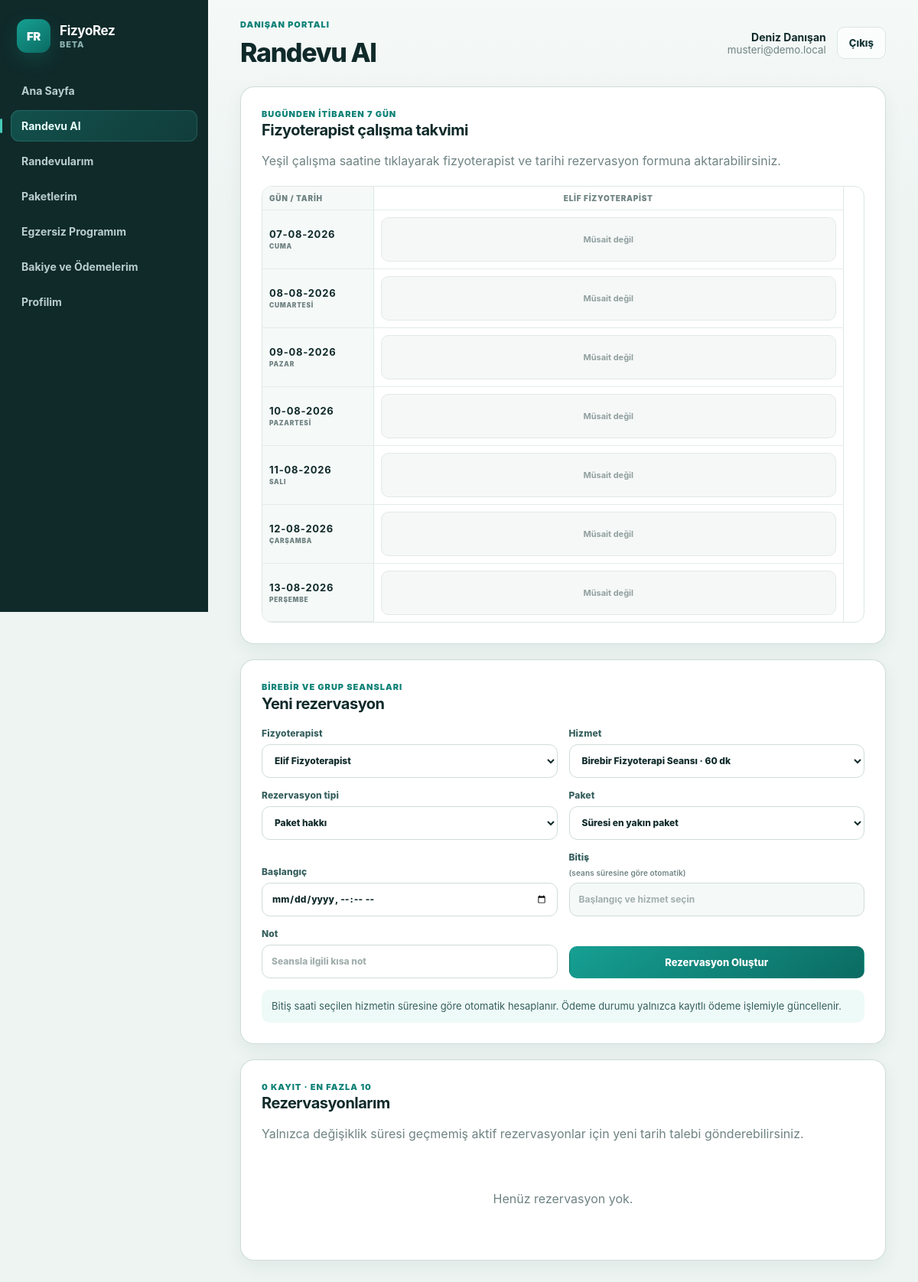
Page /customer/book (signed in) on the committed database.
### tables this page shows
CREATE TABLE IF NOT EXISTS users (
    id INT UNSIGNED AUTO_INCREMENT PRIMARY KEY,
    role ENUM('super_admin', 'admin', 'consultant', 'staff', 'customer') NOT NULL,
    name VARCHAR(160) NOT NULL,
    email VARCHAR(190) NOT NULL UNIQUE,
    phone VARCHAR(40) NULL,
    password_hash VARCHAR(255) NOT NULL,
    status ENUM('pending', 'active', 'suspended', 'passive') NOT NULL DEFAULT 'active',
    email_verified_at DATETIME NULL,
    privacy_consent_at DATETIME NULL,
    last_login_at DATETIME NULL,
    created_at DATETIME NOT NULL DEFAULT CURRENT_TIMESTAMP,
    updated_at DATETIME NULL ON UPDATE CURRENT_TIMESTAMP,
    INDEX idx_users_role (role),
    INDEX idx_users_status (status)
);

### app/web.php (the view, shortened to what the rows shown need)
<?php
$path = current_path();
$flash = $_SESSION['flash'] ?? null;
try {
    $user = Auth::requireWeb();
    render_page($user, $path, $flash);
} catch (Throwable $e) {
    http_response_code(500);
    render_error($e);
}
    ?>
    <?php
function render_page(array $user, string $path, ?array $flash): void
{
    $title = page_title($path);
    ?>
    <!doctype html><html lang="tr"><head><meta charset="utf-8"><meta name="viewport" content="width=device-width, initial-scale=1">
    <title><?= e($title) ?> · <?= e(config('app.name')) ?></title><link rel="stylesheet" href="<?= e(asset_url('assets/css/app.css') . '?v=5') ?>"></head><body>
    <div class="app-shell">
    <div class="main-shell"><header class="topbar"><div><p class="eyebrow"><?= e(role_label((string) $user['role'])) ?></p><h1><?= e($title) ?></h1></div><div class="user-box"><span><strong><?= e($user['name']) ?></strong><small><?= e($user['email']) ?></small></span></div></header>
    <?php render_flash($flash); ?><main class="content"><?php render_route($user, $path); ?></main></div></div>
    <script src="<?= e(asset_url('assets/js/app.js') . '?v=5') ?>"></script></body></html>
    <?php
}
function page_title(string $path): string
{
    return [
        '/admin' => 'Genel Bakış', '/admin/users' => 'Personel Yönetimi', '/admin/customers' => 'Danışanlar', '/admin/roles' => 'Rol ve Yetkiler',
        '/admin/services' => 'Hizmetler', '/admin/packages' => 'Paket ve Haklar', '/admin/reservations' => 'Rezervasyonlar',
        '/admin/availability' => 'Takvim ve Planlama', '/admin/time-off' => 'İzin ve Molalar', '/admin/payments' => 'Ödemeler ve Bakiye',
        '/admin/reports' => 'Raporlar', '/admin/settings' => 'Sistem Ayarları', '/admin/profile' => 'Profilim',
        '/admin/clinical' => 'Fizyoterapi Kayıtları', '/admin/exercises' => 'Egzersiz Programları',
        '/admin/audit' => 'İşlem Kayıtları',
        '/customer' => 'Ana Sayfa', '/customer/book' => 'Randevu Al', '/customer/reservations' => 'Randevularım',
        '/customer/packages' => 'Paketlerim', '/customer/payments' => 'Bakiye ve Ödemelerim', '/customer/profile' => 'Profilim',
        '/customer/programs' => 'Egzersiz Programım',
    ][$path] ?? 'FizyoRez';
}
function role_label(string $role): string
{
    return ['super_admin' => 'Süper Yönetici', 'admin' => 'Yönetici', 'staff' => 'Resepsiyon / Personel', 'consultant' => 'Fizyoterapist', 'customer' => 'Danışan Portalı'][$role] ?? $role;
}
function render_route(array $user, string $path): void
{
    switch ($path) {
        case '/admin/reservations': case '/customer/reservations': case '/customer/book': render_reservations($user, $path); break;
    }
}
        ?>
    <?php
function render_reservations(array $user, string $path): void
{
    $filters = $path === '/customer/book' ? ['from' => date('Y-m-d H:i:s')] : [];
    $reservations = ReservationService::list($user, $filters);
    if ($user['role'] === 'customer') $reservations = array_slice($reservations, 0, 10);
    if ($path === '/customer/book') render_booking_matrix();
    if ($path !== '/customer/reservations'): ?><section class="panel"><div class="section-heading"><div><h2>Yeni rezervasyon</h2></div></div></section><?php endif;
    render_reservation_table($user, $reservations);
}
function render_booking_matrix(): void
{
    $matrix = ScheduleService::bookingMatrix(date('Y-m-d'), date('Y-m-d', strtotime('+6 days'))); ?>
    <section class="panel booking-matrix-panel"><div class="section-heading"><div><h2>Fizyoterapist çalışma takvimi</h2></div></div>
    <?php if ($matrix['consultants']): ?><div class="booking-matrix-wrap"><table class="booking-matrix"><thead><tr><th>Gün / Tarih</th><?php foreach ($matrix['consultants'] as $consultant): ?><th><?= e($consultant['name']) ?></th><?php endforeach; ?></tr></thead><tbody>
    <?php foreach ($matrix['days'] as $day): $dayDate = new DateTimeImmutable((string) $day['work_date']); ?><tr><th><strong><?= e(date_only((string) $day['work_date'])) ?></strong><small><?= e(weekdays()[(int) $dayDate->format('N')]) ?></small></th><?php foreach ($matrix['consultants'] as $consultant): $availability = $day['consultants'][(int) $consultant['id']]; $isAvailable = (int) $availability['is_working'] === 1 && $availability['slots']; ?><td>
        <?php if ($isAvailable): ?><div class="booking-slot-list"><?php foreach ($availability['slots'] as $slot): ?><button type="button" class="booking-slot-cell" data-book-consultant="<?= e($consultant['id']) ?>" data-book-date="<?= e($day['work_date']) ?>" data-book-time="<?= e(substr((string) $slot['start_time'], 0, 5)) ?>"><strong><?= e(substr((string) $slot['start_time'], 0, 5) . '–' . substr((string) $slot['end_time'], 0, 5)) ?></strong><small>Seç</small></button><?php endforeach; ?></div>
        <?php else: ?><span class="booking-slot-cell is-closed">Müsait değil</span><?php endif; ?>
    </td><?php endforeach; ?></tr><?php endforeach; ?></tbody></table></div><?php else: ?><p class="empty">Aktif fizyoterapist bulunamadı.</p><?php endif; ?></section><?php
}
    ?>
    <?php
function render_reservation_table(array $user, array $reservations): void
{
    if ($user['role'] === 'customer') {
        render_customer_reservation_cards($user, array_slice($reservations, 0, 10));
        return;
    }
    ?>
    <?php if (!$reservations): ?><tr><td colspan="7" class="empty">Henüz rezervasyon yok.</td></tr><?php endif; ?></tbody></table></div></section><?php
}
function render_customer_reservation_cards(array $user, array $reservations): void
{
    ?><section class="panel"><div class="section-heading"><div><h2>Rezervasyonlarım</h2></div></div><div class="customer-reservation-list">
    <?php foreach ($reservations as $item): $active = in_array($item['status'], ['pending', 'confirmed'], true); $canRequestChange = ReservationService::customerCanRequestChange($item); ?><article class="customer-reservation-card"><header><div><strong><?= e(reservation_range((string) $item['starts_at'], (string) $item['ends_at'])) ?></strong><small><?= e($item['service_name']) ?> · <?= e($item['duration_minutes']) ?> dk · <?= e($item['reservation_type'] === 'single' ? 'Tek seans' : 'Paket') ?></small></div><span class="badge <?= e($item['status']) ?>"><?= e(status_label((string) $item['status'])) ?></span></header><div class="customer-reservation-meta"><span><small>Fizyoterapist</small><strong><?= e($item['consultant_name']) ?></strong></span><span><small>Ödeme</small><span class="badge <?= e($item['payment_status']) ?>"><?= e(payment_label((string) $item['payment_status'])) ?></span></span></div>
        <?php if (!empty($item['pending_change_id'])): ?><div class="change-request-pending"><strong>Değişiklik onayı bekleniyor</strong><span>İstenen saat: <?= e(reservation_range_from_duration((string) $item['pending_requested_starts_at'], (int) $item['duration_minutes'])) ?></span></div><?php endif; ?>
        <?php if ($active): ?><div class="customer-reservation-actions"><form method="post"><?= csrf_field() ?><input type="hidden" name="action" value="cancel_reservation"><input type="hidden" name="reservation_id" value="<?= e($item['id']) ?>"><button class="btn btn-small btn-danger" data-confirm="Bu rezervasyon iptal edilsin mi?">İptal</button></form><?php if ($canRequestChange): ?><details><summary class="btn btn-small">Tarih Değişikliği İste</summary><form method="post" class="customer-change-form" data-reservation-timing data-fixed-duration="<?= e($item['duration_minutes']) ?>"><?= csrf_field() ?><input type="hidden" name="action" value="reschedule_reservation"><input type="hidden" name="reservation_id" value="<?= e($item['id']) ?>"><label>Yeni başlangıç<input type="datetime-local" name="starts_at" data-reservation-start required></label><label>Yeni bitiş <small>(otomatik)</small><input type="text" data-reservation-end readonly></label><button class="btn btn-primary btn-small">Onaya Gönder</button></form></details><?php endif; ?></div><?php endif; ?>
    </article><?php endforeach; ?><?php if (!$reservations): ?><p class="empty">Henüz rezervasyon yok.</p><?php endif; ?></div></section><?php
}
    if (!$requests) return; ?>
    <?php
function csrf_field(): string { return '<input type="hidden" name="_csrf" value="' . e(csrf_token()) . '">'; }
function weekdays(): array { return [1 => 'Pazartesi', 2 => 'Salı', 3 => 'Çarşamba', 4 => 'Perşembe', 5 => 'Cuma', 6 => 'Cumartesi', 7 => 'Pazar']; }
function date_only(string $value): string { if ($value === '') return '-'; try { return (new DateTimeImmutable($value))->format('d-m-Y'); } catch (Throwable) { return $value; } }

### rows in the picture
users: role "DANIŞAN PORTALI", name "Deniz Danışan", email "musteri@demo.local"
users: name "ELIF FIZYOTERAPIST", shows "Müsait değil"

### other values in the picture
config('app.name') "FizyoRez"
$label "Ana Sayfa"
$label "Randevu Al"
$label "Randevularım"
$label "Paketlerim"
$label "Egzersiz Programım"
$label "Bakiye ve Ödemelerim"
$label "Profilim"
$title "Randevu Al"
date_only((string) $day['work_date']) "07-08-2026"
weekdays()[(int) $dayDate->format('N')] "CUMA"
date_only((string) $day['work_date']) "08-08-2026"
weekdays()[(int) $dayDate->format('N')] "CUMARTESI"
date_only((string) $day['work_date']) "09-08-2026"
weekdays()[(int) $dayDate->format('N')] "PAZAR"
